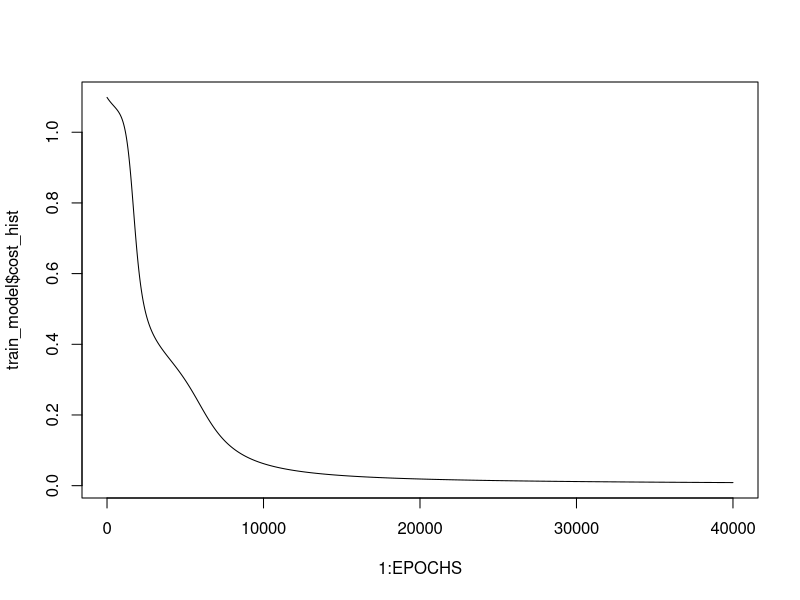

Recreate this plot in R.
## ---- chunk 1
library(fastDummies)
library(readr)
library(palmerpenguins)
sigmoid <- function(x){
1 / (1 + exp(-x))
}

softmax <- function(x){
exp_x <- exp(x)
exp_x / matrix(colSums(exp_x), nrow = nrow(x), ncol = ncol(x), byrow = TRUE)
}

relu <- function(x) sapply(x, function(z) max(0, z))
data(package = 'palmerpenguins')
data("penguins")
df <- penguins
df <- df[complete.cases(df), ]
df <- dummy_cols(df, select_columns = "island")
df <- dummy_cols(df, select_columns = "sex")
df <- df[, !names(df) %in% c("island", "sex")]
rows_count <- nrow(df)
for (k in 1:5) {
df <- df[sample(rows_count), ]
}
df[c(2,3,4,5,6)] <- lapply(df[c(2,3,4,5,6)], scale)

validation_instances <- sample(nrow(df), nrow(df)/5)
test <- df[validation_instances, ]
train <- df[-validation_instances, ]

X_train <- t(as.matrix(train[, -1]))
X_test  <- t(as.matrix(test[, -1]))

y_train <- t(model.matrix(~ species - 1, data = train))
y_test  <- t(model.matrix(~ species - 1, data = test))
getLayerSize <- function(X, y, hidden_neurons){
list(
n_x = nrow(X),
n_h = hidden_neurons,
n_y = nrow(y)
)
}
initializeParameters <- function(layer_size){
W1 <- matrix(runif(layer_size$n_h * layer_size$n_x),
nrow = layer_size$n_h) * 0.01
b1 <- matrix(0, nrow = layer_size$n_h, ncol = 1)

W2 <- matrix(runif(layer_size$n_y * layer_size$n_h),
nrow = layer_size$n_y) * 0.01
b2 <- matrix(0, nrow = layer_size$n_y, ncol = 1)

list(W1 = W1, b1 = b1, W2 = W2, b2 = b2)
}
forwardPropagation <- function(X, params){
m <- ncol(X)

Z1 <- params$W1 %*% X + matrix(rep(params$b1, m), nrow = nrow(params$b1))
A1 <- tanh(Z1)

Z2 <- params$W2 %*% A1 + matrix(rep(params$b2, m), nrow = nrow(params$b2))
A2 <- softmax(Z2)

list(Z1 = Z1, A1 = A1, Z2 = Z2, A2 = A2)
}
computeCost <- function(y, A2){
m <- ncol(y)
-sum(y * log(A2 + 1e-8)) / m
}
backwardPropagation <- function(X, y, cache, params){
m <- ncol(X)

dZ2 <- cache$A2 - y
dW2 <- (1/m) * dZ2 %*% t(cache$A1)
db2 <- matrix((1/m) * rowSums(dZ2), nrow = nrow(dZ2))

dZ1 <- (t(params$W2) %*% dZ2) * (1 - cache$A1^2)
dW1 <- (1/m) * dZ1 %*% t(X)
db1 <- matrix((1/m) * rowSums(dZ1), nrow = nrow(dZ1))

list(dW1 = dW1, db1 = db1, dW2 = dW2, db2 = db2)
}
updateParameters <- function(params, grads, lr){
params$W1 <- params$W1 - lr * grads$dW1
params$b1 <- params$b1 - lr * grads$db1
params$W2 <- params$W2 - lr * grads$dW2
params$b2 <- params$b2 - lr * grads$db2
params
}
trainModel <- function(X, y, epochs, hidden_neurons, lr){
layer_size <- getLayerSize(X, y, hidden_neurons)
params <- initializeParameters(layer_size)
cost_history <- c()

for (i in 1:epochs) {
cache <- forwardPropagation(X, params)
cost <- computeCost(y, cache$A2)
grads <- backwardPropagation(X, y, cache, params)
params <- updateParameters(params, grads, lr)
cost_history <- c(cost_history, cost)

if (i %% 1000 == 0) {
  cat("Iteration", i, "| Cost:", cost, "\n")
}

}

list(params = params, cost_hist = cost_history)
}
EPOCHS <- 40000
HIDDEN_NEURONS <- 50
LEARNING_RATE <- 0.002
train_model <- trainModel(
X_train,
y_train,
epochs = EPOCHS,
hidden_neurons = HIDDEN_NEURONS,
lr = LEARNING_RATE
)
makePrediction <- function(X, params){
cache <- forwardPropagation(X, params)
cache$A2
}
y_pred_test  <- makePrediction(X_test,  train_model$params)
y_pred_train <- makePrediction(X_train, train_model$params)
toClass <- function(probs){
apply(probs, 2, which.max)
}

y_true_test  <- toClass(y_test)
y_pred_test  <- toClass(y_pred_test)

y_true_train <- toClass(y_train)
y_pred_train <- toClass(y_pred_train)
plot(1:EPOCHS, train_model$cost_hist, type = "l")
table(y_pred_test, y_true_test)
table(y_pred_train, y_true_train)
